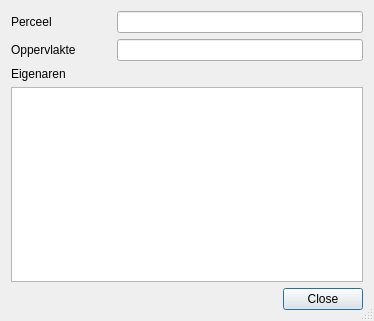
<?xml version="1.0" encoding="UTF-8"?>
<ui version="4.0">
 <class>Perceelinfo</class>
 <widget class="QDialog" name="Perceelinfo">
  <property name="geometry">
   <rect>
    <x>0</x>
    <y>0</y>
    <width>374</width>
    <height>321</height>
   </rect>
  </property>
  <property name="windowTitle">
   <string>Dialog</string>
  </property>
  <property name="sizeGripEnabled">
   <bool>true</bool>
  </property>
  <layout class="QFormLayout" name="formLayout">
   <item row="0" column="1">
    <widget class="QLineEdit" name="perceelText">
     <property name="readOnly">
      <bool>true</bool>
     </property>
    </widget>
   </item>
   <item row="0" column="0">
    <widget class="QLabel" name="label_3">
     <property name="minimumSize">
      <size>
       <width>100</width>
       <height>0</height>
      </size>
     </property>
     <property name="text">
      <string>Perceel</string>
     </property>
     <property name="alignment">
      <set>Qt::AlignLeading|Qt::AlignLeft|Qt::AlignVCenter</set>
     </property>
    </widget>
   </item>
   <item row="1" column="0">
    <widget class="QLabel" name="label_4">
     <property name="minimumSize">
      <size>
       <width>100</width>
       <height>0</height>
      </size>
     </property>
     <property name="text">
      <string>Oppervlakte</string>
     </property>
    </widget>
   </item>
   <item row="1" column="1">
    <widget class="QLineEdit" name="oppervlakteText">
     <property name="readOnly">
      <bool>true</bool>
     </property>
    </widget>
   </item>
   <item row="2" column="0" colspan="2">
    <widget class="QLabel" name="label">
     <property name="text">
      <string>Eigenaren</string>
     </property>
    </widget>
   </item>
   <item row="3" column="0" colspan="2">
    <widget class="QListWidget" name="listWidget">
     <property name="editTriggers">
      <set>QAbstractItemView::NoEditTriggers</set>
     </property>
     <property name="sortingEnabled">
      <bool>true</bool>
     </property>
    </widget>
   </item>
   <item row="5" column="0" colspan="2">
    <widget class="QDialogButtonBox" name="actionButtonBox">
     <property name="orientation">
      <enum>Qt::Horizontal</enum>
     </property>
     <property name="standardButtons">
      <set>QDialogButtonBox::Close</set>
     </property>
    </widget>
   </item>
  </layout>
 </widget>
 <resources/>
 <connections>
  <connection>
   <sender>actionButtonBox</sender>
   <signal>rejected()</signal>
   <receiver>Perceelinfo</receiver>
   <slot>reject()</slot>
   <hints>
    <hint type="sourcelabel">
     <x>296</x>
     <y>489</y>
    </hint>
    <hint type="destinationlabel">
     <x>286</x>
     <y>274</y>
    </hint>
   </hints>
  </connection>
  <connection>
   <sender>actionButtonBox</sender>
   <signal>accepted()</signal>
   <receiver>Perceelinfo</receiver>
   <slot>accept()</slot>
   <hints>
    <hint type="sourcelabel">
     <x>228</x>
     <y>483</y>
    </hint>
    <hint type="destinationlabel">
     <x>157</x>
     <y>274</y>
    </hint>
   </hints>
  </connection>
 </connections>
</ui>
